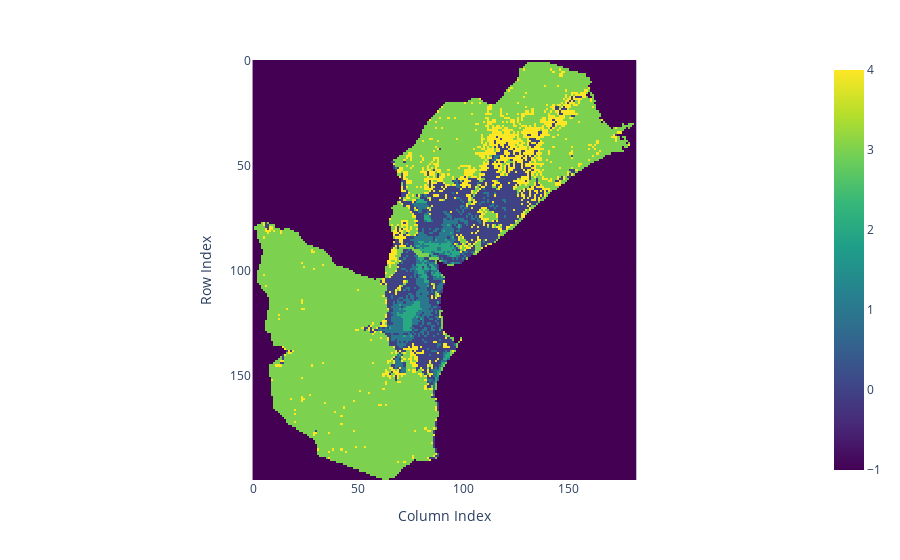

Source (notebook cell):
### Markdown cell above
## population_density

### Code cell
# #Iterate
if menu['population']:  
     pop_path = os.path.join(output_folder, f"{city}_population.tif")
     with rasterio.open(pop_path) as src:
         pop_data = src.read(1)
         pop_data[pop_data == -99999] = np.nan
         pop_data = np.nan_to_num(pop_data, nan=0)
         transform = src.transform  

create_raster_clusters(pop_data, n_clusters=5)
plot_cluster_labels_plotly(cluster_labels)
if cluster_labels is not None:
    print("Cluster labels shape:", cluster_labels.shape)
    pop_cluster_gdf = get_cluster_boundaries(cluster_labels, transform)
    pop_cluster = describe_cluster_location(pop_cluster_gdf, aoi_file)
    pop_cluster
find_highest_lowest_pixel_value_path(pop_path)
#pixelwise_regression(pop_path, summer_path)

### Figure 1 — Plotly figure (JSON) as saved in the notebook; plotly's stock layout.template omitted (floating-point values rounded to 4 significant figures; data arrays with more than 128 entries replaced by an {"elided": "..."} marker saying what was removed)
{"data": [{"coloraxis": "coloraxis", "hovertemplate": "x: %{x}<br>y: %{y}<br>color: %{z}<extra></extra>", "name": "0", "type": "heatmap", "xaxis": "x", "yaxis": "y", "z": {"elided": "200x183 int values"}}], "layout": {"coloraxis": {"colorscale": [[0, "#440154"], [0.1111, "#482878"], [0.2222, "#3e4989"], [0.3333, "#31688e"], [0.4444, "#26828e"], [0.5556, "#1f9e89"], [0.6667, "#35b779"], [0.7778, "#6ece58"], [0.8889, "#b5de2b"], [1, "#fde725"]]}, "legend": {"title": {"text": "Cluster"}}, "margin": {"t": 60}, "xaxis": {"anchor": "y", "constrain": "domain", "domain": [0, 1], "scaleanchor": "y", "title": {"text": "Column Index"}}, "yaxis": {"anchor": "x", "autorange": "reversed", "constrain": "domain", "domain": [0, 1], "title": {"text": "Row Index"}}}}
